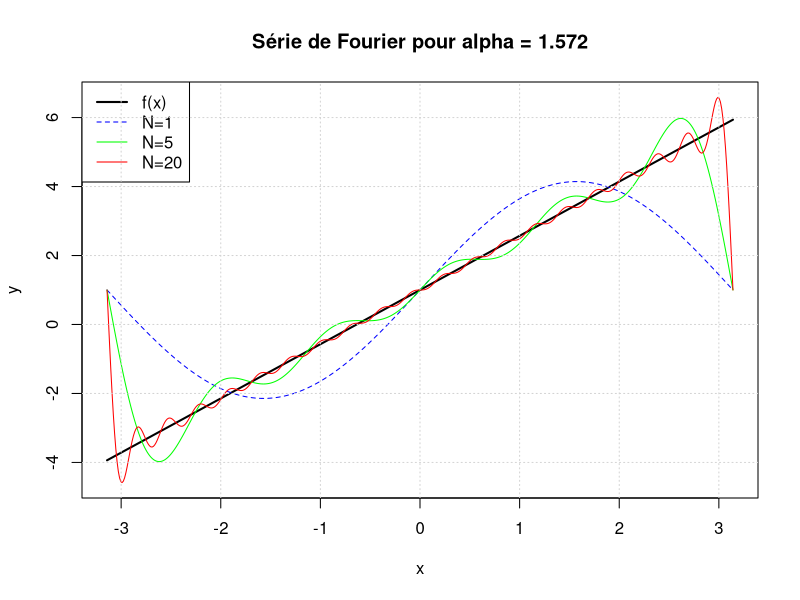
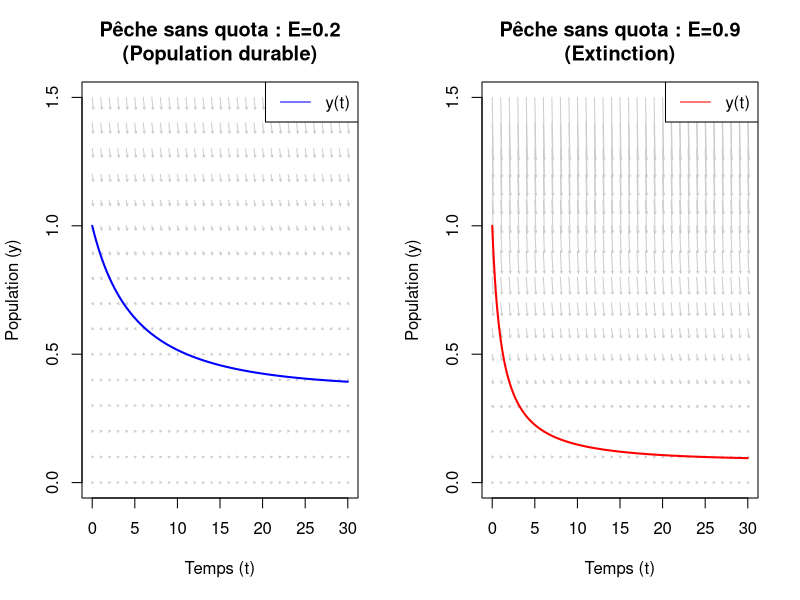

The R source for these figures, in order: (Note: this script raises an error after producing the figures.)
## ---- chunk 1
# 1. Paramètres
alpha <- 1.572

# 2. Fonction cible sur [-pi, pi]
f_target <- function(x) { alpha * x + 1 }

# 3. Calcul des coefficients de Fourier complexes sur [-pi, pi]
# Formule : cn = (1/2pi) * integrale(f(x) * exp(-inx))
coeff_pi <- function(f, n) {
  g <- function(x) { f(x) * exp(-1i * n * x) }
  
  # Intégration partie réelle et imaginaire séparément
  reg <- function(x) { Re(g(x)) }
  img <- function(x) { Im(g(x)) }
  
  int_re <- integrate(reg, -pi, pi)$value
  int_im <- integrate(img, -pi, pi)$value
  
  return( (1 / (2 * pi)) * (int_re + 1i * int_im) )
}

# 4. Somme partielle de Fourier d'ordre N
SN_pi <- function(f, N, x) {
  S <- coeff_pi(f, 0) # Terme constant
  
  for(n in 1:N) {
    cn <- coeff_pi(f, n)
    c_minus_n <- coeff_pi(f, -n)
    # Ajout des termes conjugués pour n et -n
    S <- S + cn * exp(1i * n * x) + c_minus_n * exp(-1i * n * x)
  }
  return(Re(S)) # On ne garde que la partie réelle
}

## ---- chunk 2
# Discrétisation
x_vals <- seq(-pi, pi, length.out = 500)
y_exact <- f_target(x_vals)

# Calcul des approximations (peut prendre quelques secondes)
y_N1  <- sapply(x_vals, function(x) SN_pi(f_target, 1, x))
y_N5  <- sapply(x_vals, function(x) SN_pi(f_target, 5, x))
y_N20 <- sapply(x_vals, function(x) SN_pi(f_target, 20, x))

# Tracé
plot(x_vals, y_exact, type = "l", lwd = 2, col = "black",
     xlab = "x", ylab = "y", ylim = range(c(y_exact, y_N20)),
     main = paste("Série de Fourier pour alpha =", alpha))

lines(x_vals, y_N1, col = "blue", lty = 2)
lines(x_vals, y_N5, col = "green", lty = 1)
lines(x_vals, y_N20, col = "red", lty = 1)

legend("topleft", legend = c("f(x)", "N=1", "N=5", "N=20"),
       col = c("black", "blue", "green", "red"),
       lty = c(1, 2, 1, 1), lwd = c(2, 1, 1, 1))
grid()

## ---- chunk 3
library(deSolve)

# Fonction utilitaire pour tracer le champ de directions
# (Permet de visualiser les tangentes des trajectoires)
champ <- function(xmax, pas, f, params) {
  plot(c(0, xmax*3), c(0, 1.5), type = "n", xlab = "Temps (t)", ylab = "Population (y)")
  t_val <- seq(0, xmax*3, pas)
  y_val <- seq(0, 1.5, pas/10) # Zoom sur les populations faibles
  
  points <- expand.grid(t_val, y_val)
  
  # Calcul du vecteur dérivé en chaque point
  dy <- mapply(function(t, y) f(t, y, params), points[,1], points[,2])
  
  # Normalisation pour l'affichage des flèches
  scale <- pas / 8
  arrows(points[,1], points[,2], 
         points[,1] + scale, points[,2] + scale * dy, 
         length = 0.02, col = "gray80")
}

## ---- chunk 4
# Définition du modèle (retourne une liste pour ode, scalaire pour champ)
f_sans_quota <- function(t, y, p) {
  val <- p["r"] * y * (1 - y/p["K"]) - p["E"] * y^2
  return(val)
}
Eq_sans_quota <- function(t, y, p) { list(f_sans_quota(t, y, p)) }

# Paramètres
y0 <- 1; K <- 5; r <- 0.08
discr <- seq(0, 30, 0.1)

# Résolution
pE1 <- c(r=r, K=K, E=0.2)
pE2 <- c(r=r, K=K, E=0.9)

solE1 <- ode(y=y0, times=discr, func=Eq_sans_quota, parms=pE1)
solE2 <- ode(y=y0, times=discr, func=Eq_sans_quota, parms=pE2)

# Affichage côte à côte
par(mfrow = c(1, 2))

# Graphe E=0.2
champ(10, 1, function(t,y,p) f_sans_quota(t,y,p), pE1)
lines(solE1, col = "blue", lwd = 2)
title(main = "Pêche sans quota : E=0.2\n(Population durable)")
legend("topright", "y(t)", col="blue", lty=1)

# Graphe E=0.9
champ(10, 1, function(t,y,p) f_sans_quota(t,y,p), pE2)
lines(solE2, col = "red", lwd = 2)
title(main = "Pêche sans quota : E=0.9\n(Extinction)")
legend("topright", "y(t)", col="red", lty=1)

## ---- chunk 5
# Définition du modèle
f_quota <- function(t, y, p) {
  val <- p["r"] * y * (1 - y/p["K"]) - p["Q"]
  return(val)
}
Eq_quota <- function(t, y, p) { list(f_quota(t, y, p)) }

# Paramètres
r_q <- 0.5
pQ1 <- c(r=r_q, K=K, Q=0.8)
pQ2 <- c(r=r_q, K=K, Q=0.1)

# Résolution
solQ1 <- ode(y=y0, times=discr, func=Eq_quota, parms=pQ1)
solQ2 <- ode(y=y0, times=discr, func=Eq_quota, parms=pQ2)

# Affichage
par(mfrow = c(1, 2))

# Graphe Q=0.8
# Note : on ajuste l'échelle y pour voir l'extinction
plot(solQ1, type="l", col="darkred", lwd=2, ylim=c(0, 1.5), 
     main="Pêche par quota : Q=0.8\n(Surexploitation)")
abline(h=0, col="gray", lty=2)

# Graphe Q=0.1
plot(solQ2, type="l", col="darkgreen", lwd=2, ylim=c(0, 5), 
     main="Pêche par quota : Q=0.1\n(Équilibre)")
abline(h=0, col="gray", lty=2)

par(mfrow = c(1, 1))
